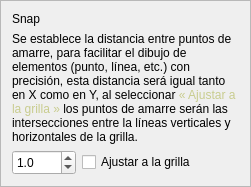
           <widget class="QFrame" name="frame_settingCard_a_5">
            <property name="maximumSize">
             <size>
              <width>16777215</width>
              <height>16777215</height>
             </size>
            </property>
            <property name="frameShape">
             <enum>QFrame::StyledPanel</enum>
            </property>
            <property name="frameShadow">
             <enum>QFrame::Raised</enum>
            </property>
            <property name="type_frame" stdset="0">
             <number>1</number>
            </property>
            <layout class="QVBoxLayout" name="verticalLayout_15">
             <item>
              <widget class="QLabel" name="label_settingSubtitle_a_5">
               <property name="text">
                <string>Snap</string>
               </property>
               <property name="type_label" stdset="0">
                <number>3</number>
               </property>
              </widget>
             </item>
             <item>
              <widget class="QLabel" name="label_settingDescription_a_5">
               <property name="text">
                <string>&lt;html&gt;&lt;head/&gt;&lt;body&gt;&lt;p&gt;Se establece la distancia entre puntos de amarre, para facilitar el dibujo de elementos (punto, línea, etc.) con precisión, esta distancia será igual tanto en X como en Y, al seleccionar &lt;span style=&quot; color:#c8cc8e;&quot;&gt;« Ajustar a la grilla »&lt;/span&gt; los puntos de amarre serán las intersecciones entre la líneas verticales y horizontales de la grilla. &lt;/p&gt;&lt;/body&gt;&lt;/html&gt;</string>
               </property>
               <property name="wordWrap">
                <bool>true</bool>
               </property>
               <property name="type_label" stdset="0">
                <number>4</number>
               </property>
              </widget>
             </item>
             <item>
              <layout class="QHBoxLayout" name="horizontalLayout_26">
               <item>
                <widget class="QDoubleSpinBox" name="doubleSpinBox_snap_grid_spacing">
                 <property name="enabled">
                  <bool>true</bool>
                 </property>
                 <property name="minimumSize">
                  <size>
                   <width>60</width>
                   <height>25</height>
                  </size>
                 </property>
                 <property name="decimals">
                  <number>1</number>
                 </property>
                 <property name="minimum">
                  <double>0.100000000000000</double>
                 </property>
                 <property name="maximum">
                  <double>1000.000000000000000</double>
                 </property>
                 <property name="singleStep">
                  <double>1.000000000000000</double>
                 </property>
                 <property name="stepType">
                  <enum>QAbstractSpinBox::DefaultStepType</enum>
                 </property>
                 <property name="value">
                  <double>1.000000000000000</double>
                 </property>
                 <property name="type_spinBox" stdset="0">
                  <number>1</number>
                 </property>
                </widget>
               </item>
               <item>
                <widget class="QCheckBox" name="checkBox_snap_grid_adaptative">
                 <property name="text">
                  <string>Ajustar a la grilla </string>
                 </property>
                </widget>
               </item>
               <item>
                <spacer name="horizontalSpacer_a_5">
                 <property name="orientation">
                  <enum>Qt::Horizontal</enum>
                 </property>
                 <property name="sizeHint" stdset="0">
                  <size>
                   <width>40</width>
                   <height>20</height>
                  </size>
                 </property>
                </spacer>
               </item>
              </layout>
             </item>
            </layout>
           </widget>
